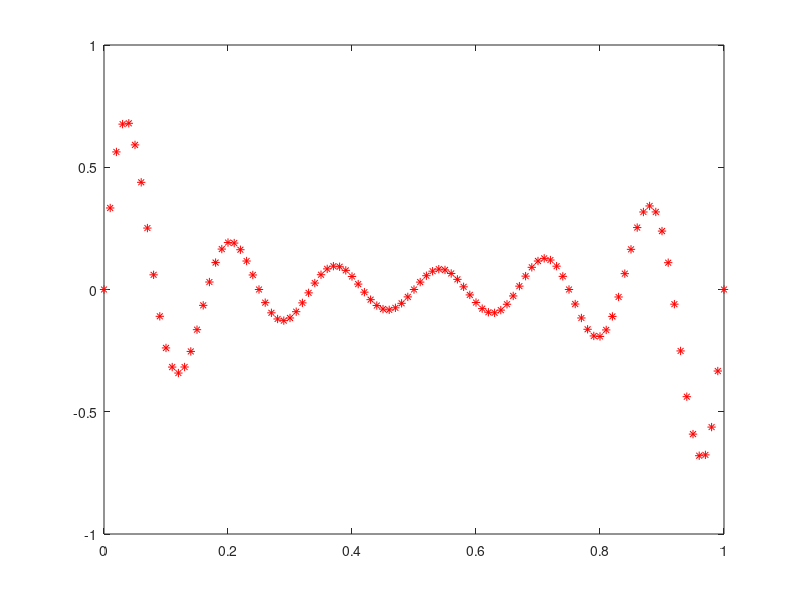

Source code (MATLAB):
# ex 1
# f:[0, 1] -> R
x = 0 : 0.01 : 1
f = exp(10 * x .* (x - 1)) .* sin(12 * pi * x)
plot(x, f)
plot(x, f, '*')
plot(x, f, 'r')
plot(x, f, '*r')


